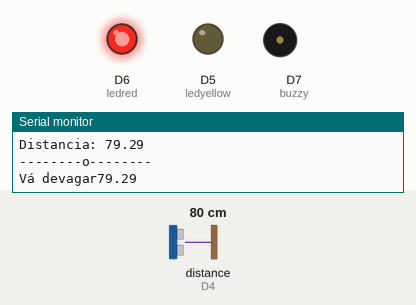
This sketch was run on a simulated ESP8266 (NodeMCU). On the bench: output pins drawn as LEDs (lit = HIGH), buzzer (waves = sounding, pin HIGH), the last lines printed to the serial monitor. Wiring (inferred from the names in the program): ultrasonic range finder: trigger D3; echo D4. The test bench sets the inputs (shaded band); at power-on: distance to the obstacle (sensor on D4) 80 cm. The echo pulse lasts 58.3 µs per cm; pins used as bus, display or sensor lines are not drawn.

Above: at 1.8 s.
1.9 s: distance to the obstacle (sensor on D4) set to 35 cm
At 2.14 s:
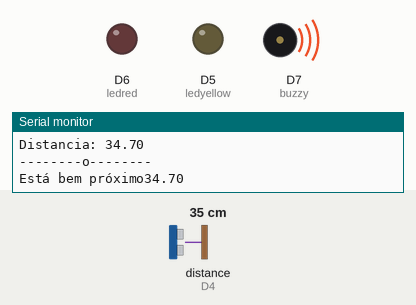
5.4 s: distance to the obstacle (sensor on D4) set to 120 cm
At 6.9 s:
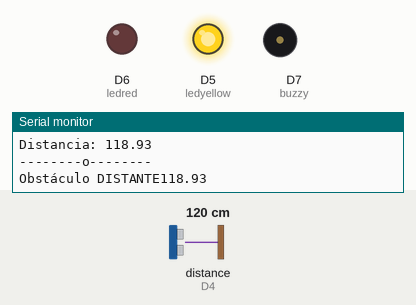
8.0 s: distance to the obstacle (sensor on D4) set to 2 cm
At 8.7 s:
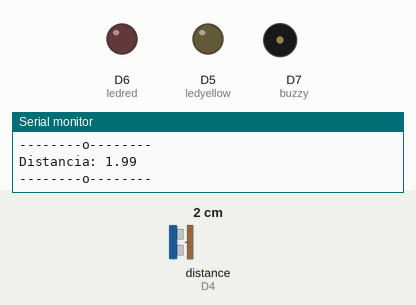
9.5 s: distance to the obstacle (sensor on D4) set to 9 cm
11.0 s: distance to the obstacle (sensor on D4) set to 12 cm
At 11.7 s:
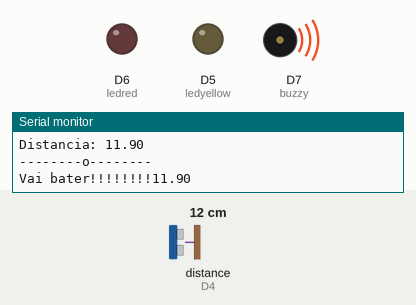
Timing chart, 0 to 13.5 s (numbered marks = the images above; inputs shaded):
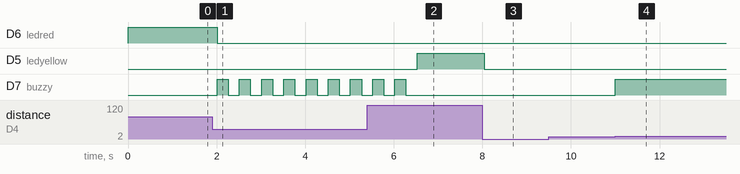

Measured:
- the behaviour switches between 10 and 11 cm on distance to the obstacle (sensor on D4) (found by bisection; images 3 and 4)
- after the input at 1.9 s, D6 (ledred): HIGH → LOW after 0.11 s; D7 (buzzy): alternates HIGH for 0.25 s and LOW for 0.25 s, starting after 0.12 s
- after the input at 5.4 s, D5 (ledyellow): LOW → HIGH after 1.1 s; D7 (buzzy): goes on until 6.3 s, then stays LOW
- after the input at 8.0 s, D5 (ledyellow): HIGH → LOW after 0.05 s
- after the input at 11.0 s, D7 (buzzy): LOW → HIGH at once

The sketch:

Ultrasonico_Lawson.ino
```cpp
#define trigPin D3
#define echoPin D4
#define ledyellow D5
#define ledred D6
#define buzzy D7

void setup() {

  Serial.begin(115200);
  pinMode(trigPin, OUTPUT);
  pinMode(echoPin, INPUT);
  pinMode(ledyellow, OUTPUT);
  pinMode(ledred, OUTPUT);
  pinMode(buzzy, OUTPUT);
  digitalWrite(trigPin, LOW);
}

long duracao;
float distancia, aux;

void loop() {

  digitalWrite(trigPin, HIGH);
  delayMicroseconds(500);
  digitalWrite(trigPin, LOW);
  digitalWrite(ledyellow, LOW);
  digitalWrite(ledred, LOW);
  digitalWrite(buzzy, LOW);

  duracao = pulseIn(echoPin, HIGH , 1000000);
  aux = duracao;
  distancia = (aux * 340 / 10000) / 2;
  Serial.print("Distancia: ");
  Serial.println(distancia);
  Serial.println("--------o--------");
  //Serial.print("Duracao: ");
  //Serial.println(duracao);


  if (distancia >= 100) {
    Serial.print("Obstáculo DISTANTE");
    Serial.println(distancia);
    digitalWrite(ledyellow, HIGH);
    delay(500);


  } else if (distancia <= 99 && distancia > 50) {
    Serial.print("Vá devagar");
    Serial.println(distancia);
    digitalWrite(ledred, HIGH);
    delay(1000);

  } else if (distancia <= 49 && distancia > 30) {
    Serial.print("Está bem próximo");
    Serial.println(distancia);
    digitalWrite(buzzy, HIGH);
    delay(250);
    digitalWrite(buzzy, LOW);
    delay(250);
    digitalWrite(buzzy, HIGH);
    delay(250);
    digitalWrite(buzzy, LOW);
    delay(250);
    digitalWrite(buzzy, HIGH);
    delay(250);
    digitalWrite(buzzy, LOW);
    delay(250);

  } if (distancia <= 29 && distancia > 10) {
    Serial.print("Vai bater!!!!!!!!");
    Serial.println(distancia);
    digitalWrite(buzzy, HIGH);
    delay(60);
  }


}
```
